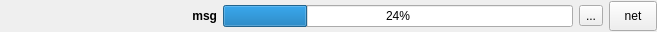
<?xml version="1.0" encoding="UTF-8"?>
<ui version="4.0">
 <class>SdtStatusBar</class>
 <widget class="QWidget" name="SdtStatusBar">
  <property name="geometry">
   <rect>
    <x>0</x>
    <y>0</y>
    <width>657</width>
    <height>32</height>
   </rect>
  </property>
  <property name="minimumSize">
   <size>
    <width>0</width>
    <height>32</height>
   </size>
  </property>
  <property name="maximumSize">
   <size>
    <width>16777215</width>
    <height>34</height>
   </size>
  </property>
  <property name="windowTitle">
   <string>Form</string>
  </property>
  <property name="styleSheet">
   <string notr="true"/>
  </property>
  <layout class="QHBoxLayout" name="horizontalLayout" stretch="0,1,0,0,0">
   <property name="leftMargin">
    <number>0</number>
   </property>
   <property name="topMargin">
    <number>0</number>
   </property>
   <property name="rightMargin">
    <number>0</number>
   </property>
   <property name="bottomMargin">
    <number>0</number>
   </property>
   <item>
    <spacer name="horizontalSpacer">
     <property name="orientation">
      <enum>Qt::Horizontal</enum>
     </property>
     <property name="sizeHint" stdset="0">
      <size>
       <width>40</width>
       <height>20</height>
      </size>
     </property>
    </spacer>
   </item>
   <item>
    <widget class="QLabel" name="labelMsg">
     <property name="font">
      <font>
       <weight>75</weight>
       <bold>true</bold>
      </font>
     </property>
     <property name="text">
      <string>msg</string>
     </property>
     <property name="alignment">
      <set>Qt::AlignRight|Qt::AlignTrailing|Qt::AlignVCenter</set>
     </property>
    </widget>
   </item>
   <item>
    <widget class="QProgressBar" name="progressBar">
     <property name="minimumSize">
      <size>
       <width>350</width>
       <height>0</height>
      </size>
     </property>
     <property name="value">
      <number>24</number>
     </property>
     <property name="alignment">
      <set>Qt::AlignCenter</set>
     </property>
    </widget>
   </item>
   <item>
    <widget class="QToolButton" name="tbtnError">
     <property name="text">
      <string>...</string>
     </property>
    </widget>
   </item>
   <item>
    <widget class="QToolButton" name="tbtnNet">
     <property name="minimumSize">
      <size>
       <width>48</width>
       <height>30</height>
      </size>
     </property>
     <property name="text">
      <string>net</string>
     </property>
     <property name="iconSize">
      <size>
       <width>48</width>
       <height>30</height>
      </size>
     </property>
     <property name="autoRaise">
      <bool>false</bool>
     </property>
    </widget>
   </item>
  </layout>
 </widget>
 <resources/>
 <connections/>
</ui>
